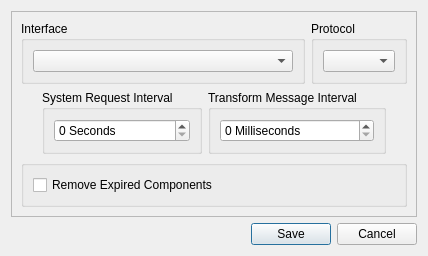
<?xml version="1.0" encoding="UTF-8"?>
<ui version="4.0">
 <class>SettingsDialog</class>
 <widget class="QDialog" name="SettingsDialog">
  <property name="windowModality">
   <enum>Qt::ApplicationModal</enum>
  </property>
  <property name="geometry">
   <rect>
    <x>0</x>
    <y>0</y>
    <width>428</width>
    <height>218</height>
   </rect>
  </property>
  <property name="sizePolicy">
   <sizepolicy hsizetype="Expanding" vsizetype="Fixed">
    <horstretch>0</horstretch>
    <verstretch>0</verstretch>
   </sizepolicy>
  </property>
  <property name="maximumSize">
   <size>
    <width>16777215</width>
    <height>218</height>
   </size>
  </property>
  <property name="windowTitle">
   <string>Settings</string>
  </property>
  <layout class="QVBoxLayout" name="verticalLayout">
   <item>
    <widget class="QFrame" name="frame">
     <property name="sizePolicy">
      <sizepolicy hsizetype="Preferred" vsizetype="Fixed">
       <horstretch>0</horstretch>
       <verstretch>0</verstretch>
      </sizepolicy>
     </property>
     <property name="frameShape">
      <enum>QFrame::StyledPanel</enum>
     </property>
     <property name="frameShadow">
      <enum>QFrame::Raised</enum>
     </property>
     <layout class="QVBoxLayout" name="verticalLayout_3" stretch="0,0,0">
      <item>
       <layout class="QHBoxLayout" name="horizontalLayout_2" stretch="1,0">
        <item>
         <widget class="QGroupBox" name="gbInterface">
          <property name="sizePolicy">
           <sizepolicy hsizetype="Expanding" vsizetype="Fixed">
            <horstretch>0</horstretch>
            <verstretch>0</verstretch>
           </sizepolicy>
          </property>
          <property name="title">
           <string>Interface</string>
          </property>
          <layout class="QHBoxLayout" name="horizontalLayout_7">
           <item>
            <widget class="QComboBox" name="cbInterface">
             <property name="sizePolicy">
              <sizepolicy hsizetype="Expanding" vsizetype="Fixed">
               <horstretch>0</horstretch>
               <verstretch>0</verstretch>
              </sizepolicy>
             </property>
            </widget>
           </item>
          </layout>
         </widget>
        </item>
        <item>
         <widget class="QGroupBox" name="gbProtocol">
          <property name="sizePolicy">
           <sizepolicy hsizetype="Expanding" vsizetype="Fixed">
            <horstretch>0</horstretch>
            <verstretch>0</verstretch>
           </sizepolicy>
          </property>
          <property name="title">
           <string>Protocol</string>
          </property>
          <layout class="QHBoxLayout" name="horizontalLayout_8">
           <item>
            <widget class="QComboBox" name="cbProtocol">
             <property name="enabled">
              <bool>true</bool>
             </property>
             <property name="sizePolicy">
              <sizepolicy hsizetype="Preferred" vsizetype="Fixed">
               <horstretch>0</horstretch>
               <verstretch>0</verstretch>
              </sizepolicy>
             </property>
            </widget>
           </item>
          </layout>
         </widget>
        </item>
       </layout>
      </item>
      <item>
       <layout class="QGridLayout" name="gridLayout">
        <item row="1" column="3">
         <spacer name="horizontalSpacer">
          <property name="orientation">
           <enum>Qt::Horizontal</enum>
          </property>
          <property name="sizeHint" stdset="0">
           <size>
            <width>40</width>
            <height>20</height>
           </size>
          </property>
         </spacer>
        </item>
        <item row="1" column="1">
         <widget class="QGroupBox" name="gbSystemUpdate">
          <property name="sizePolicy">
           <sizepolicy hsizetype="Preferred" vsizetype="Fixed">
            <horstretch>0</horstretch>
            <verstretch>0</verstretch>
           </sizepolicy>
          </property>
          <property name="title">
           <string>System Request Interval</string>
          </property>
          <layout class="QHBoxLayout" name="horizontalLayout">
           <item>
            <widget class="QSpinBox" name="sbSystemRequestInterval">
             <property name="suffix">
              <string> Seconds</string>
             </property>
             <property name="maximum">
              <number>60</number>
             </property>
            </widget>
           </item>
          </layout>
         </widget>
        </item>
        <item row="1" column="2">
         <widget class="QGroupBox" name="gbTransformTXRate">
          <property name="title">
           <string>Transform Message Interval</string>
          </property>
          <layout class="QVBoxLayout" name="verticalLayout_2">
           <item>
            <widget class="QSpinBox" name="sbTransformTXRate">
             <property name="suffix">
              <string> Milliseconds</string>
             </property>
             <property name="maximum">
              <number>60</number>
             </property>
            </widget>
           </item>
          </layout>
         </widget>
        </item>
        <item row="1" column="0">
         <spacer name="horizontalSpacer_2">
          <property name="orientation">
           <enum>Qt::Horizontal</enum>
          </property>
          <property name="sizeHint" stdset="0">
           <size>
            <width>40</width>
            <height>20</height>
           </size>
          </property>
         </spacer>
        </item>
       </layout>
      </item>
      <item>
       <layout class="QVBoxLayout" name="verticalLayout_4">
        <item>
         <widget class="QGroupBox" name="gbMisc">
          <property name="title">
           <string/>
          </property>
          <layout class="QGridLayout" name="gridLayout_2">
           <item row="0" column="0">
            <widget class="QCheckBox" name="cbRemoveExpiredComponents">
             <property name="text">
              <string>Remove Expired Components</string>
             </property>
            </widget>
           </item>
          </layout>
         </widget>
        </item>
       </layout>
      </item>
     </layout>
    </widget>
   </item>
   <item>
    <widget class="QDialogButtonBox" name="buttonBox">
     <property name="orientation">
      <enum>Qt::Horizontal</enum>
     </property>
     <property name="standardButtons">
      <set>QDialogButtonBox::Cancel|QDialogButtonBox::Save</set>
     </property>
    </widget>
   </item>
  </layout>
 </widget>
 <resources/>
 <connections>
  <connection>
   <sender>buttonBox</sender>
   <signal>accepted()</signal>
   <receiver>SettingsDialog</receiver>
   <slot>accept()</slot>
   <hints>
    <hint type="sourcelabel">
     <x>248</x>
     <y>254</y>
    </hint>
    <hint type="destinationlabel">
     <x>157</x>
     <y>274</y>
    </hint>
   </hints>
  </connection>
  <connection>
   <sender>buttonBox</sender>
   <signal>rejected()</signal>
   <receiver>SettingsDialog</receiver>
   <slot>reject()</slot>
   <hints>
    <hint type="sourcelabel">
     <x>316</x>
     <y>260</y>
    </hint>
    <hint type="destinationlabel">
     <x>286</x>
     <y>274</y>
    </hint>
   </hints>
  </connection>
 </connections>
</ui>
